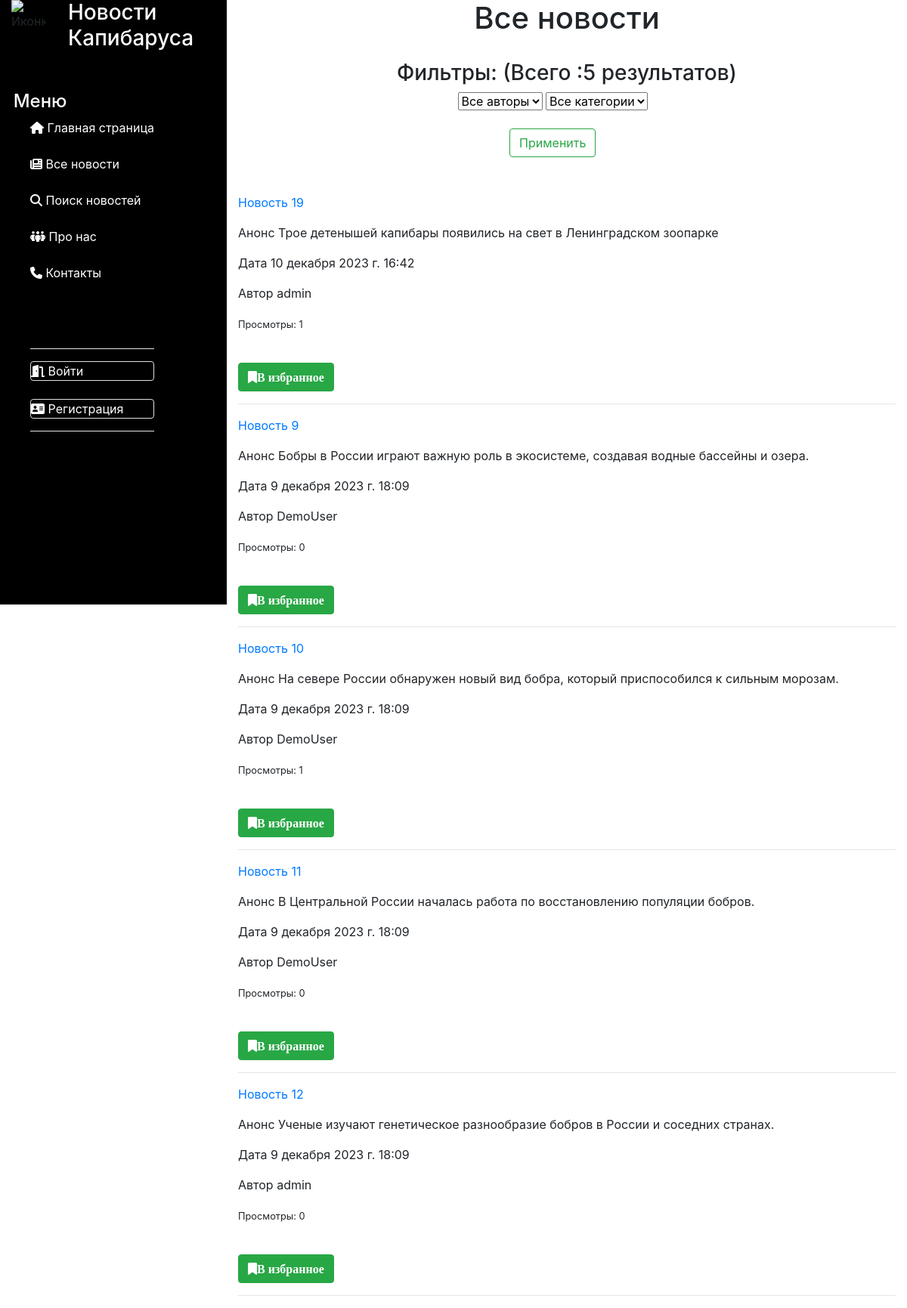
Page /news/ on the committed database.
### news/models.py (models this page shows, shortened)
class Article(models.Model):
    categories = (('E', 'Economics'),
                  ('S', 'Science'),
                  ('IT', 'IT'))
    author = models.ForeignKey(User, on_delete=models.SET_NULL, null=True)
    title = models.CharField('Название', max_length=50, default='')
    anouncement = models.TextField('Аннотация', max_length=250)
    text = models.TextField('Текст новости', validators=[MinLengthValidator(120)])
    date = models.DateTimeField('Дата публикации', auto_created=True, default=datetime.datetime.now())
    category = models.CharField(choices=categories, max_length=20, verbose_name='Категории')
    tags = models.ManyToManyField(to=Tag, blank=True)
    def __str__(self):
        return f'Новость: {self.title} от {self.date}'
    def get_absolute_url(self):
        return f'/news/{self.id}'
    def get_views(self):
        return self.views.count()
    class Meta:
        ordering = ['title', 'date']
        verbose_name = 'Новость'
        verbose_name_plural = 'Новости'

### news/views.py (the view)
# urls.py: path('', views.news_list, name='news_list'),
def news_list(request):
    categories = Article.categories  # создали перечень категорий
    author_list = User.objects.all()  # создали перечень авторов
    if request.method == "POST":
        selected_author = int(request.POST.get('author_filter'))
        selected_category = int(request.POST.get('category_filter'))
        request.session['selected_author'] = selected_author
        request.session['selected_category'] = selected_category
        if selected_author == 0:  # выбраны все авторы
            news = Article.objects.all().order_by('-date')
        else:
            news = Article.objects.filter(author=selected_author)
        if selected_category != 0:  # фильтруем найденные по авторам результаты по категориям
            news = news.filter(category__icontains=categories[selected_category - 1][0])
    else:  # если страница открывется
        selected_author = request.session.get('selected_author')
        print(selected_author)
        if selected_author != None and selected_author != 0:  # если не пустое - находим нужные новости
            news = Article.objects.filter(author=selected_author)
        else:
            news = Article.objects.all().order_by('-date')
        selected_category = request.session.get('selected_category')
        print(selected_category)
        if selected_category != None and selected_category != 0:  # если не пустое - находим нужные ноновсти
            news = news.filter(category__icontains=categories[selected_category - 1][0])
    print(news)
    total = len(news)
    p = Paginator(news, 5)
    page_number = request.GET.get('page')
    page_obj = p.get_page(page_number)
    context = {'news': page_obj, 'author_list': author_list, 'selected_author': selected_author,
               'categories': categories, 'selected_category': selected_category, 'total': total}
    return render(request, 'news/news_list.html', context)

### news/templates/news/news_list.html (shortened to what this page needs)
{% extends 'main/SideBar.html' %}
{% load static %}
{% block content %}
<h1 class="text-center">Все новости</h1>
<br>
<div class="text-center">
    <label><h3> Фильтры: (Всего :{{ news|length }} результатов) </h3>
        <form method="post">
            <div class="form-group col-11">
                <select class="form-select" name="author_filter">
                    <option value="0">Все авторы</option>
                </select>
                <select class="form-select" name="category_filter">
                    <option value="0">Все категории</option>
                </select>
                <br>
                <br>
                <input type="submit" class="btn btn-outline-success" value="Применить">
            </div>
        </form>
    </label>
</div>
<br>
{% for n in news %}
<div>
    <p><a href="{{n.get_absolute_url}}">{{ n.title }} </a></p>
    <p> Анонс {{ n.anouncement }}</p>
    <p> Дата {{ n.date }}</p>
    <p> Автор {{ n.author.username }}</p>
    <p><small>Просмотры: {{ n.get_views }}</small></p>
    <br>
    <a class="btn btn-success" href="{% url 'favorites' n.pk %}"><i class="fa fa-bookmark">В избранное</i></a>
    <br>
    <hr>
</div>
{% endfor %}
{% endblock content %}

### main/static/main/css/style.css (style rules this page uses)
body { height: 100vh; }

### rows in the picture
Article: title "Новость 19", anouncement "Трое детенышей капибары появились на свет в Ленинградском зоопарке", date "10 декабря 2023 г. 16:42", author.username "admin", get_views "1"
Article: title "Новость 9", anouncement "Бобры в России играют важную роль в экосистеме, создавая водные бассейны и озера.", date "9 декабря 2023 г. 18:09", author.username "DemoUser", get_views "0"
Article: title "Новость 10", anouncement "На севере России обнаружен новый вид бобра, который приспособился к сильным морозам.", date "9 декабря 2023 г. 18:09", author.username "DemoUser", get_views "1"
Article: title "Новость 11", anouncement "В Центральной России началась работа по восстановлению популяции бобров.", date "9 декабря 2023 г. 18:09", author.username "DemoUser", get_views "0"
Article: title "Новость 12", anouncement "Ученые изучают генетическое разнообразие бобров в России и соседних странах.", date "9 декабря 2023 г. 18:09", author.username "admin", get_views "0"

### other values in the picture
{{ news|length }} "5"
